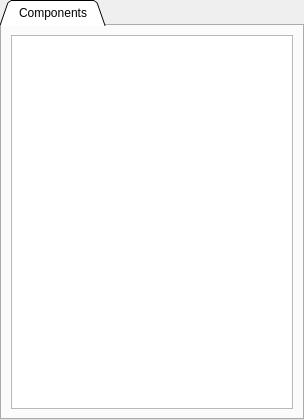
<?xml version="1.0" encoding="UTF-8"?>
<ui version="4.0">
 <class>ComponentList</class>
 <widget class="QWidget" name="ComponentList">
  <property name="geometry">
   <rect>
    <x>0</x>
    <y>0</y>
    <width>304</width>
    <height>420</height>
   </rect>
  </property>
  <property name="windowTitle">
   <string>ComponentList</string>
  </property>
  <layout class="QGridLayout" name="gridLayout_2">
   <property name="margin">
    <number>0</number>
   </property>
   <item row="0" column="0">
    <widget class="QTabWidget" name="componentTabWidget">
     <property name="tabPosition">
      <enum>QTabWidget::North</enum>
     </property>
     <property name="tabShape">
      <enum>QTabWidget::Triangular</enum>
     </property>
     <property name="currentIndex">
      <number>0</number>
     </property>
     <widget class="QWidget" name="componentTab">
      <attribute name="title">
       <string>  Components  </string>
      </attribute>
      <layout class="QGridLayout" name="gridLayout">
       <item row="0" column="0">
        <widget class="QListWidget" name="componentListWidget"/>
       </item>
      </layout>
     </widget>
    </widget>
   </item>
  </layout>
 </widget>
 <tabstops>
  <tabstop>componentListWidget</tabstop>
  <tabstop>componentTabWidget</tabstop>
 </tabstops>
 <resources/>
 <connections/>
</ui>
